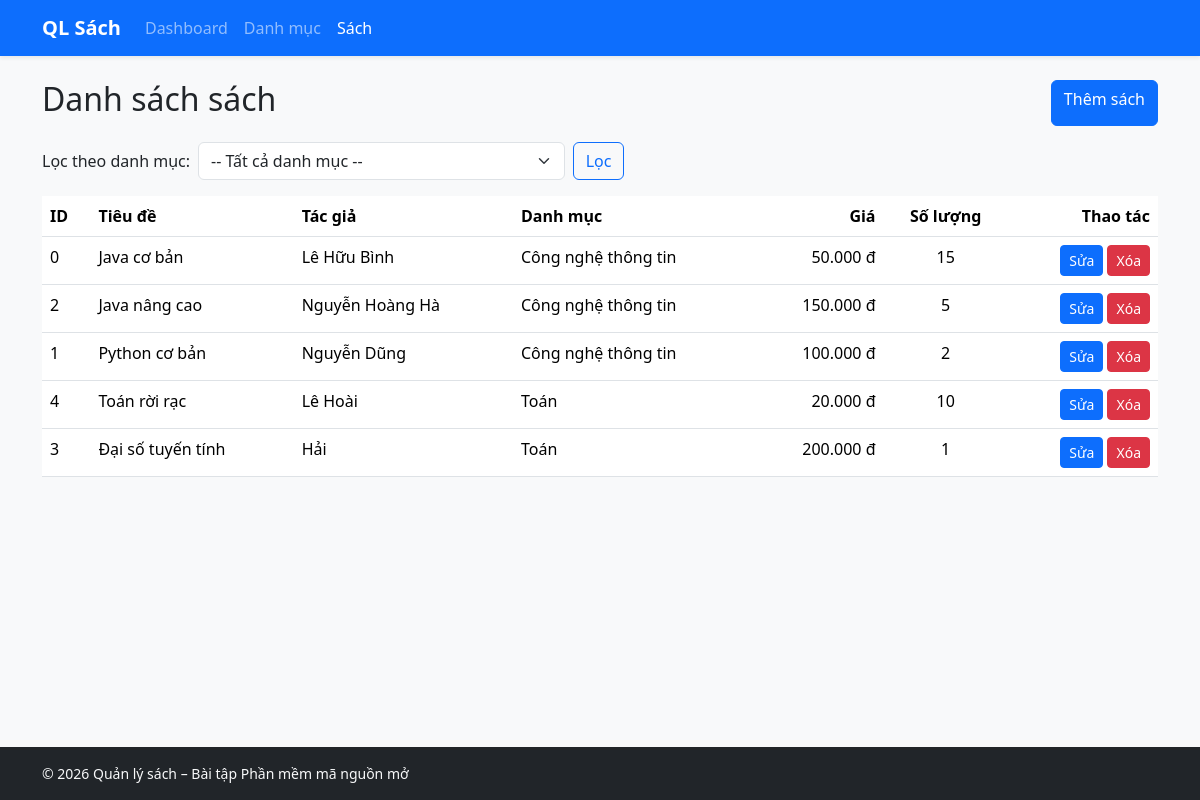
Page /xem-sach on the committed database.
### app.py (models this page shows, shortened)
class Book(db.Model):
    id: Mapped[int] = mapped_column(primary_key = True)
    title: Mapped[str] = mapped_column(String(100))
    author: Mapped[str] = mapped_column(String(100))
    price: Mapped[float] = mapped_column(default=0.0)
    quantity: Mapped[int] = mapped_column(default=0)
    category_id: Mapped[int] = mapped_column(db.ForeignKey("category.id"))
    category: Mapped["Category"] = db.relationship()

class Category(db.Model):
    id: Mapped[int] = mapped_column(primary_key = True)
    name: Mapped[str] = mapped_column(String(100),unique=True)

### app.py (the view)
@app.get("/xem-sach")
def xem_sach():
    category_id = request.args.get("category_id", type=int)
    query = db.select(Book).order_by(Book.title)
    if category_id:
        query = query.where(Book.category_id == category_id)
    books = db.session.scalars(query).all()
    categories = db.session.scalars(
        db.select(Category).order_by(Category.name)
    ).all()
    return render_template("sach.html", books=books, categories=categories, category_id=category_id)

### templates/sach.html (shortened to what this page needs)
{% extends "base.html" %}
{% block content %}
{% include "_navbar.html" %}
<div class="container py-4">
    <div class="d-flex flex-wrap justify-content-between mb-3">
        <h2>Danh sách sách</h2>
        <a href="{{ url_for('them_sach') }}" class="btn btn-primary">Thêm sách</a>
    </div>
    <form method="get" action="{{ url_for('xem_sach') }}" class="row g-2 align-items-center mb-3">
        <div class="col-auto">
            <label for="category_id" class="col-form-label">Lọc theo danh mục:</label>
        </div>
        <div class="col-md-4">
            <select class="form-select" id="category_id" name="category_id">
                <option value="">-- Tất cả danh mục --</option>
            </select>
        </div>
        <div class="col-auto">
            <button type="submit" class="btn btn-outline-primary">Lọc</button>
        </div>
    </form>
    <div class="table-responsive">
        <table class="table table-hover">
            <thead>
                <tr>
                    <th>ID</th>
                    <th>Tiêu đề</th>
                    <th>Tác giả</th>
                    <th>Danh mục</th>
                    <th class="text-end">Giá</th>
                    <th class="text-center">Số lượng</th>
                    <th class="text-end">Thao tác</th>
                </tr>
            </thead>
            <tbody>
                {% for b in books %}
                    <tr>
                        <td>{{ b.id }}</td>
                        <td>{{ b.title }}</td>
                        <td>{{ b.author }}</td>
                        <td>{{ b.category.name }}</td>
                        <td class="text-end">{{ "{:,.0f}".format(b.price) | replace(",", ".") }} đ</td>
                        <td class="text-center">
                            {% if b.quantity > 0 %}
                                {{ b.quantity }}
                            {% else %}
                                <span class="text-danger">Hết hàng</span>
                            {% endif %}
                        </td>
                        <td class="text-end text-nowrap">
                            <a href="{{ url_for('sua_sach', id=b.id) }}" class="btn btn-sm btn-primary">Sửa</a>
                            <form method="post" action="{{ url_for('xoa_sach', id=b.id) }}" class="d-inline">
                                <button type="submit" class="btn btn-sm btn-danger">Xóa</button>
                            </form>
                        </td>
                    </tr>
                {% else %}
                    <tr>
                        <td colspan="7" class="text-center">Chưa có sách nào.</td>
                    </tr>
                {% endfor %}
            </tbody>
        </table>
    </div>
</div>
{% include "_footer.html" %}
{% endblock %}

### templates/base.html (shortened to what this page needs)
<!doctype html>
<html lang="vi">
<head>
<link href="https://cdn.jsdelivr.net/npm/bootstrap@5.3.8/dist/css/bootstrap.min.css" rel="stylesheet">
<link href="https://cdn.jsdelivr.net/npm/bootstrap-icons@1.11.3/font/bootstrap-icons.min.css" rel="stylesheet">
</head>
<body class="d-flex flex-column min-vh-100 bg-light">
<main class="flex-grow-1 d-flex flex-column">
{% block content %}{% endblock %}
</main>
</body>
</html>

### templates/_navbar.html
{% set ep = request.endpoint or '' %}
<nav class="navbar navbar-expand navbar-dark bg-primary shadow-sm">
    <div class="container">
        <a class="navbar-brand fw-bold" href="{{ url_for('dashboard') }}">
            QL Sách
        </a>
        <ul class="navbar-nav me-auto">
            <li class="nav-item">
                <a class="nav-link {{ 'active' if ep == 'dashboard' }}" href="{{ url_for('dashboard') }}">
                    Dashboard
                </a>
            </li>
            <li class="nav-item">
                <a class="nav-link {{ 'active' if 'danh_muc' in ep }}" href="{{ url_for('xem_danh_muc') }}">
                    Danh mục
                </a>
            </li>
            <li class="nav-item">
                <a class="nav-link {{ 'active' if 'sach' in ep }}" href="{{ url_for('xem_sach') }}">
                    Sách
                </a>
            </li>
        </ul>
    </div>
</nav>

### templates/_footer.html
<footer class="bg-dark text-light py-3 mt-auto">
    <div class="container d-flex flex-column flex-md-row justify-content-between align-items-center small">
        <span>&copy; 2026 Quản lý sách &ndash; Bài tập Phần mềm mã nguồn mở</span>
    </div>
</footer>

### rows in the picture
Book: id "0", title "Java cơ bản", author "Lê Hữu Bình", category.name "Công nghệ thông tin", price "50.000", quantity "15"
Book: id "2", title "Java nâng cao", author "Nguyễn Hoàng Hà", category.name "Công nghệ thông tin", price "150.000", quantity "5"
Book: id "1", title "Python cơ bản", author "Nguyễn Dũng", category.name "Công nghệ thông tin", price "100.000", quantity "2"
Book: id "4", title "Toán rời rạc", author "Lê Hoài", category.name "Toán", price "20.000", quantity "10"
Book: id "3", title "Đại số tuyến tính", author "Hải", category.name "Toán", price "200.000", quantity "1"
